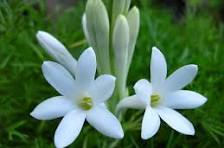
#> input picture p1.jpg, 224 x 148 px
$ python '12-الگویابی.py'
#> lines starting #> are read from the running program, lines starting #| are printed output that depends on the picture; after the words box and inside, x2 and y2 are one past the last pixel; in counts of white or black regions, pixels touching at a corner belong together
import cv2
import numpy as np

img_bgr = cv2.imread('p1.jpg')
#> img_bgr is the input picture: shape (148, 224, 3); mean B, G, R 82.8, 115.7, 80.7
img_gray = cv2.cvtColor(img_bgr, cv2.COLOR_BGR2GRAY)
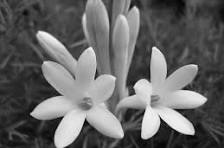
#> img_gray: shape (148, 224); min 4, max 249, mean 101.5

img_template = cv2.imread('p2.jpg', 0)
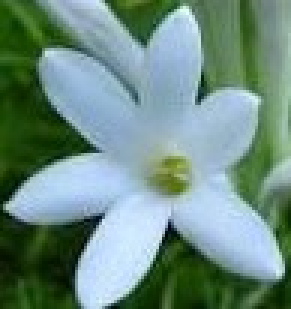
#> input picture p2.jpg, 97 x 103 px (shown 3 times larger)
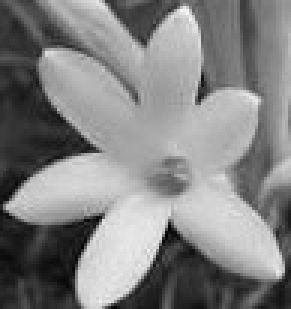
#> img_template: shape (103, 97) (shown 3 times larger); min 1, max 246, mean 130.4
w, h = img_template.shape[::-1]
#> w = 97; h = 103

res = cv2.matchTemplate(img_gray, img_template, cv2.TM_CCOEFF_NORMED)
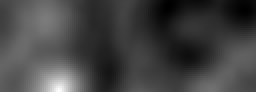
#> res: shape (46, 128) float32 (shown 2 times larger); min -0.262, max 0.999, mean 0.0702; drawn with min black and max white
threshhold = 0.6

loc = np.where(res >= threshhold)
#> loc = 84 positions, rows 38 to 45, columns 22 to 35

for pt in zip(*loc[::-1]):
    cv2.rectangle(img_bgr, pt, (pt[0] + w, pt[1] + h), (0, 0, 255), 1)
#> this loop made 84 passes
#> pt on passes 1 to 12: (29, 38), (30, 38), (31, 38), (26, 39), (27, 39), (28, 39), (29, 39), (30, 39), (31, 39), (32, 39), (33, 39), (24, 40)
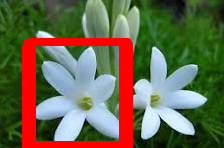
#> img_bgr: shape (148, 224, 3); 12.96% of pixels changed, all inside (x1, y1, x2, y2) = (22, 38, 133, 148)

cv2.imshow('flower', img_bgr)

cv2.waitKey(0)
